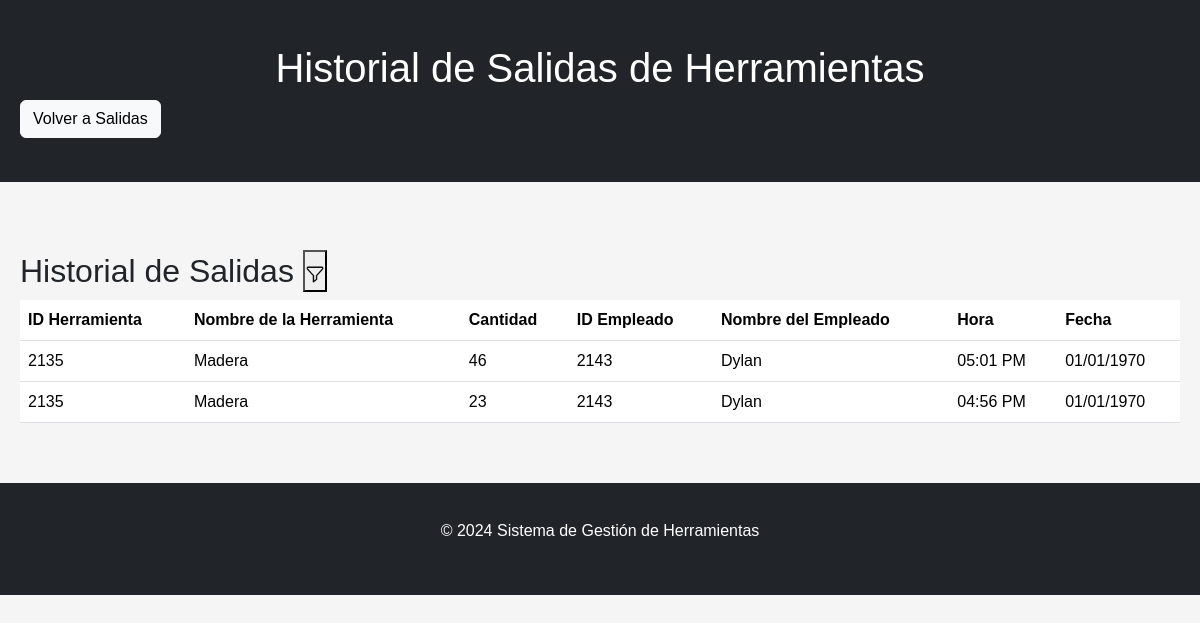
The app's page /historialSalidaPag.php with its own data.
### tables this page shows
CREATE TABLE `salidas` (
  `Registro` int(11) NOT NULL,
  `IdHerramienta` int(11) NOT NULL,
  `NombreHerramienta` varchar(255) NOT NULL,
  `IdEmpleado` int(11) NOT NULL,
  `NombreEmpleado` varchar(255) NOT NULL,
  `Hora` time NOT NULL,
  `Fecha` date NOT NULL,
  `Cantidad` int(100) NOT NULL
);

CREATE TABLE `herramientas` (
  `Registro` int(11) NOT NULL,
  `IdHerramienta` int(11) NOT NULL,
  `NombreHerramienta` varchar(100) NOT NULL,
  `Cantidad` int(11) NOT NULL
);

### php/historialSalida.php (the view, shortened to what this page needs)
<?php
include 'conexion.php';
$sql = "SELECT * FROM salidas ORDER BY Fecha DESC, Hora DESC LIMIT 10";
$result = $conn->query($sql);
if ($result) {
    if ($result->num_rows > 0) {
        while ($row = $result->fetch_assoc()) {
            echo "<tr>";
            echo "<td>" . $row["IdHerramienta"] . "</td>";
            echo "<td>" . obtenerNombreHerramienta($row["IdHerramienta"], $conn) . "</td>";
            echo "<td>" . $row["Cantidad"] . "</td>";
            echo "<td>" . $row["IdEmpleado"] . "</td>";
            echo "<td>" . $row["NombreEmpleado"] . "</td>";
            echo "<td>" . date("h:i A", strtotime($row["Hora"])) . "</td>";
            echo "<td>" . date("d/m/Y", strtotime($row["Fecha"])) . "</td>";
            echo "</tr>";
        }
    } else {
        echo "<tr><td colspan='6'>No se encontraron registros de salida.</td></tr>";
    }
} else {
    echo "<tr><td colspan='6'>Error al obtener los registros de salida.</td></tr>";
}
function obtenerNombreHerramienta($idHerramienta, $conn) {
    $sql = "SELECT NombreHerramienta FROM herramientas WHERE IdHerramienta = '$idHerramienta'";
    $result = $conn->query($sql);
    if ($result && $result->num_rows > 0) {
        $row = $result->fetch_assoc();
        return $row["NombreHerramienta"];
    } else {
        return "Nombre no encontrado";
    }
}
?>

### css/styles.css (style rules this page uses)
* { margin: 0; padding: 0; box-sizing: border-box; }
body { font-family: Arial, sans-serif; background-color: #f5f5f5; }

### records on screen
salidas: IdHerramienta "2135", IdHerramienta.NombreHerramienta "Madera", Cantidad "46", IdEmpleado "2143", NombreEmpleado "Dylan", Hora "05:01 PM", Fecha "01/01/1970"
salidas: IdHerramienta "2135", IdHerramienta.NombreHerramienta "Madera", Cantidad "23", IdEmpleado "2143", NombreEmpleado "Dylan", Hora "04:56 PM", Fecha "01/01/1970"
